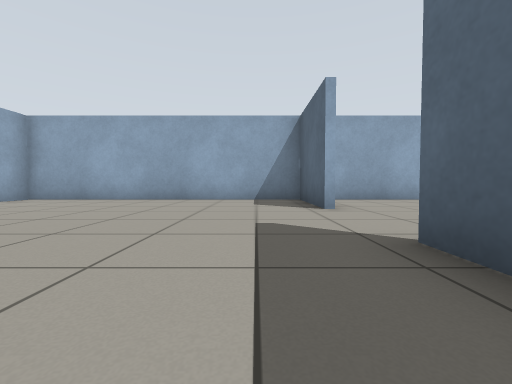
View 1 (above)

18 first-person views from a walk through a Gazebo world. The camera is 0.5 m above the floor, tilts 2° down and sees 90° across. Floor lines are 1 m apart. The floor is counted in squares, 1 m on a side. Each view is taken from the middle of a square. On the plan, view 1 faces up. The plan holds only what a view shows up to about 9 squares ahead; the rest is blank.

View 2
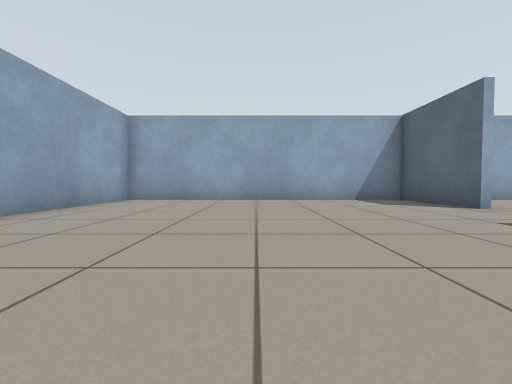

View 3
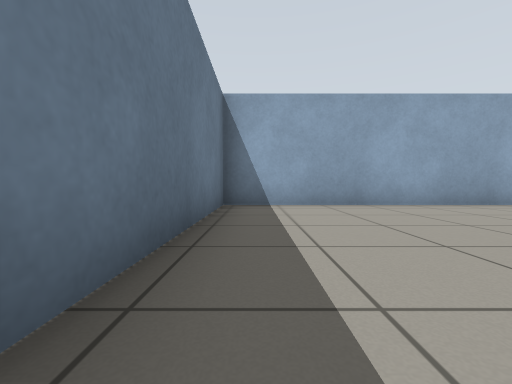

View 4
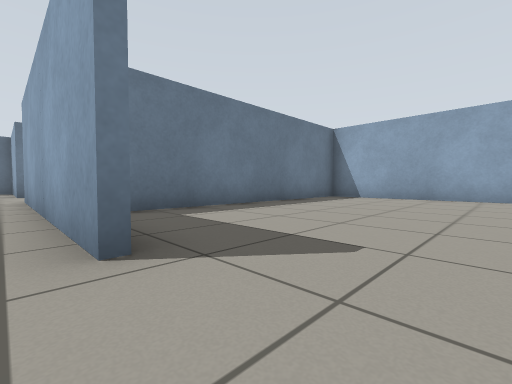

View 5
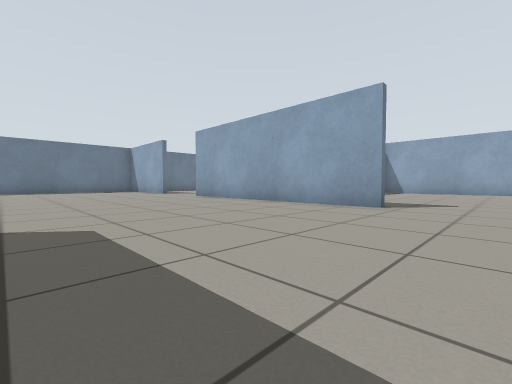

View 6
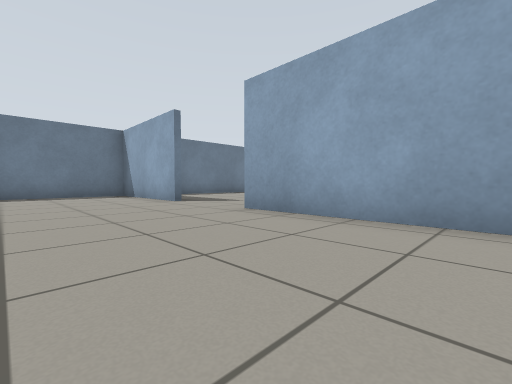

View 7
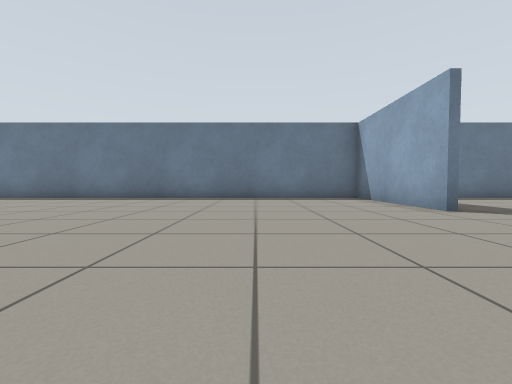

View 8
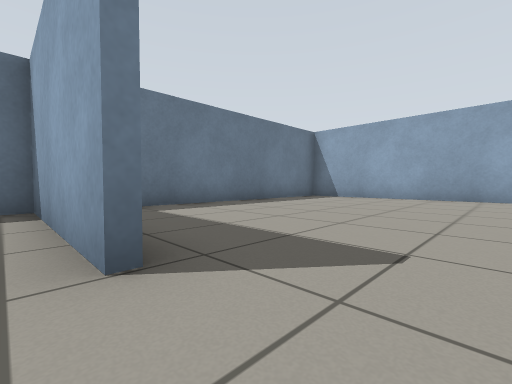

View 9
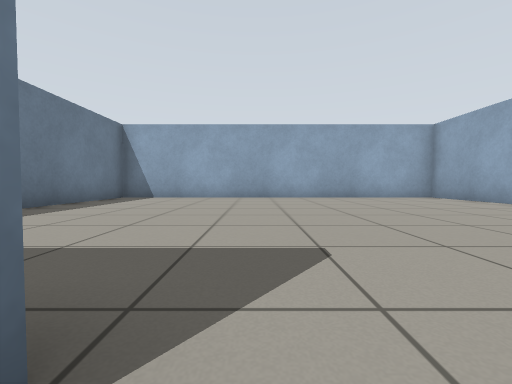

View 10
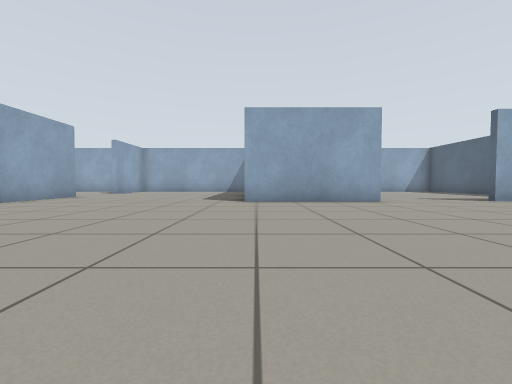

View 11
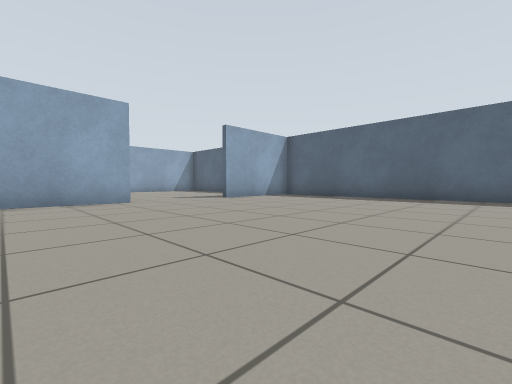

View 12
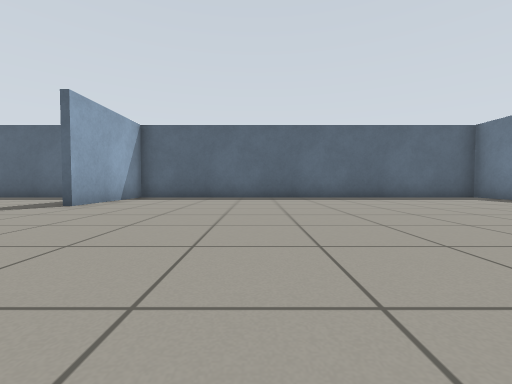

View 13
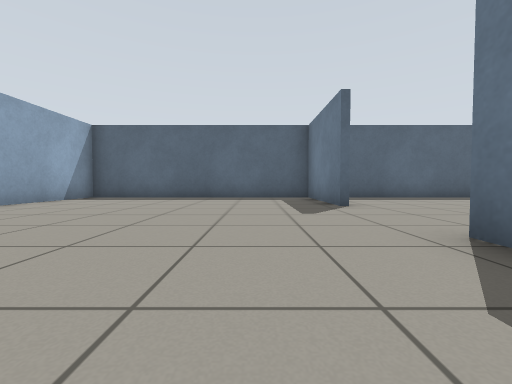

View 14
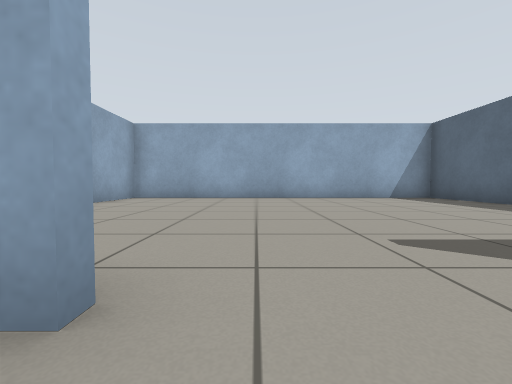

View 15
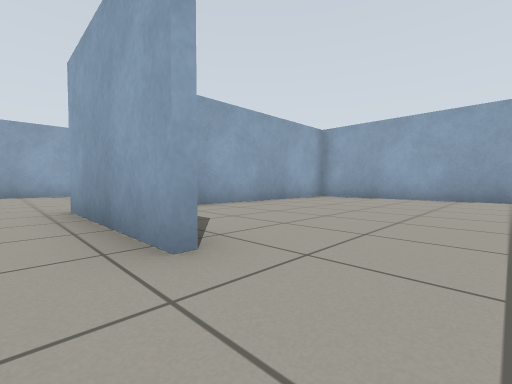

View 16
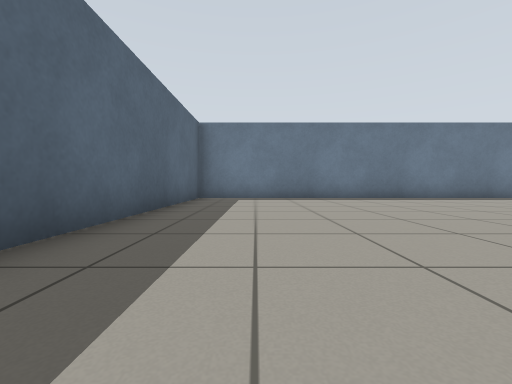

View 17
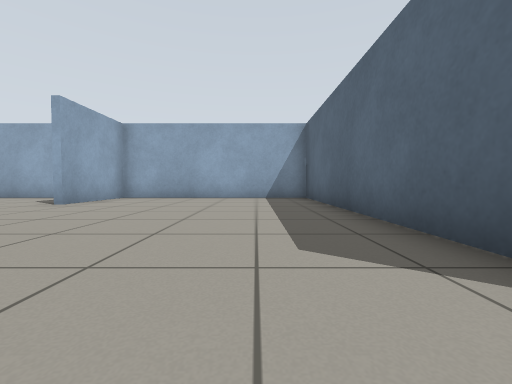

View 18
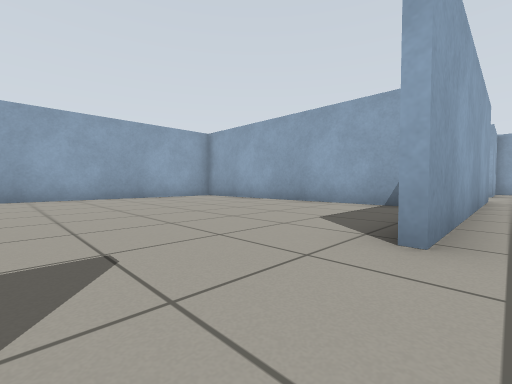

### Floor plan
Points are (right, up) in squares from view 1. A wall is a line through its corners. A room is listed if a view was taken in it or the views show most of it. See-through windows are left out.
Room 1 (views 1, 2, 3)
walls: (1.4, 4.9) (1.4, 7.7) (-6.8, 7.7) (-6.8, -0.7) (0.5, -0.7); (1.4, 1.2) (1.4, 2.2)
ways out: opening at (1, 3.5) to room 2
Room 2 (views 4, 5, 6, 7, 8, 9, 10, 11, 12, 13, 14, 15, 16, 17, 18)
walls: (7.7, 0.6) (7.7, 7.7) (1.6, 7.7) (1.6, 4.9); (10.9, 0) (11.4, 0); (11.4, -0.2) (7.6, -0.2); (0.4, -0.9) (-6.8, -0.9) (-6.8, -11.6) (-0.1, -11.6); (1.6, -7.5) (1.6, -11.6) (17.9, -11.6) (17.9, -0.2) (14.5, -0.2); (1.6, 2.2) (1.6, -4.9); (14.5, 0) (17.9, 0) (17.9, 7.7) (7.9, 7.7) (7.9, 2.1)
ways out: opening at (1, 3.5) to room 1

Positions as (right, up) in squares from view 1, and headings:
1: (0, 0), facing up
2: (-3, 0), facing up
3: (-1, 0), facing left
4: (2, 4), facing down-left
5: (7, 4), facing down-left
6: (5, -1), facing down-left
7: (5, -3), facing down
8: (2, -6), facing down-left
9: (2, -7), facing left
10: (8, -7), facing up
11: (9, -7), facing up-right
12: (9, -4), facing right
13: (9, 2), facing right
14: (12, -1), facing up
15: (13, -1), facing up-left
16: (16, -3), facing down
17: (6, -1), facing up
18: (2, -7), facing up-left
